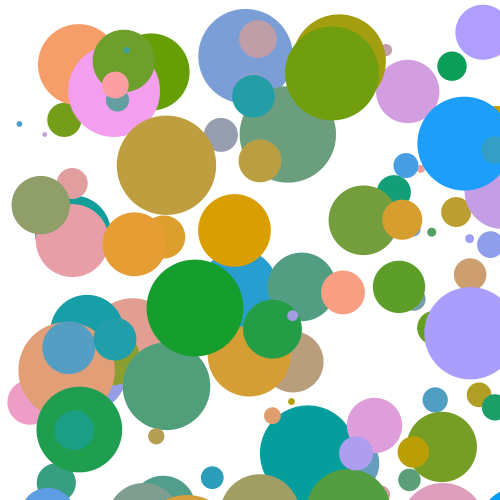
Frame 1 (no input)
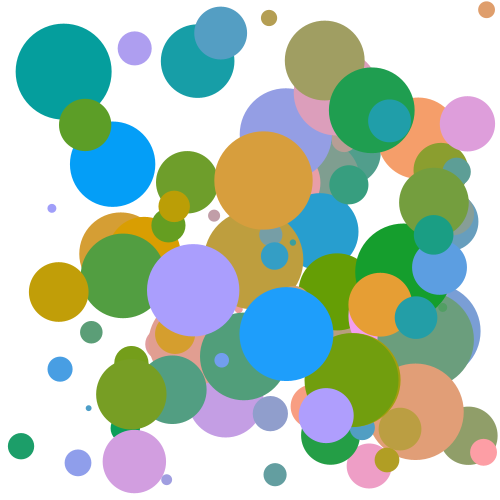
Frame 60 (the mouse pressed at the canvas centre just before this capture)
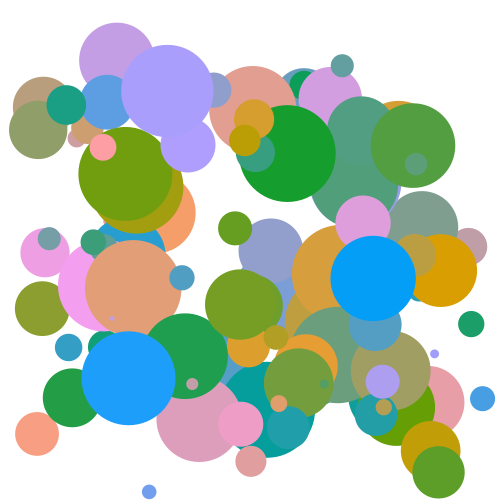
Frame 120 (the mouse held since frame 60 and released just before this capture)

The Processing sketch that drew these frames (run headless with seeded random() and noise(); from frame 60 on, the mouse is pressed at the canvas centre):

// Processing sketch: hw91
// ── hw91.pde
float[] d, x, y, vx, vy;
int[] r, g, b;
int ballNum = 100;

void setup() {
   size(500, 500);
   smooth();
   noStroke();
   ellipseMode(CORNER);
   frameRate(30); 
   d = new float[ballNum];
   x = new float[ballNum];
   y = new float[ballNum];
   vx = new float[ballNum];
   vy = new float[ballNum];
   r = new int[ballNum];
   g = new int[ballNum];
   b = new int[ballNum];
   for(int i = 0; i < ballNum; i++){
       d[i] = random(1, 100);
	   x[i] = random(1, 500);
	   y[i] = random(1, 500);
	   vx[i] = random(1, 10);
	   vy[i] = random(1, 10);
	   r[i] = int(random(256));
	   g[i] = int(random(256));
	   b[i] = int(random(256));
   }
}

void draw() {
	background(255);
	for (int i = 0; i < ballNum; ++i) {
		fill(r[i], g[1], b[i]);
		ellipse(x[i], y[i], d[i], d[i]);
		x[i] += vx[i];
		y[i] += vy[i];
		if (x[i] < 0 || x[i] + d[i] > width) {
			vx[i] *= -1;
			if (x[i] < 0) {
				x[i] *= -1;
			}else if (x[i] + d[i] > width) {
				x[i] = 2 * (width - d[i]) - x[i];
			}
		}
		if (y[i] < 0 || y[i] + d[i] > height) {
			vy[i] *= -1;
			if (y[i] < 0) {
				y[i] *= -1;
			}else if (y[i] + d[i] > height) {
				y[i] = 2 * (height - d[i]) - y[i];
			}
		}
	}
}
